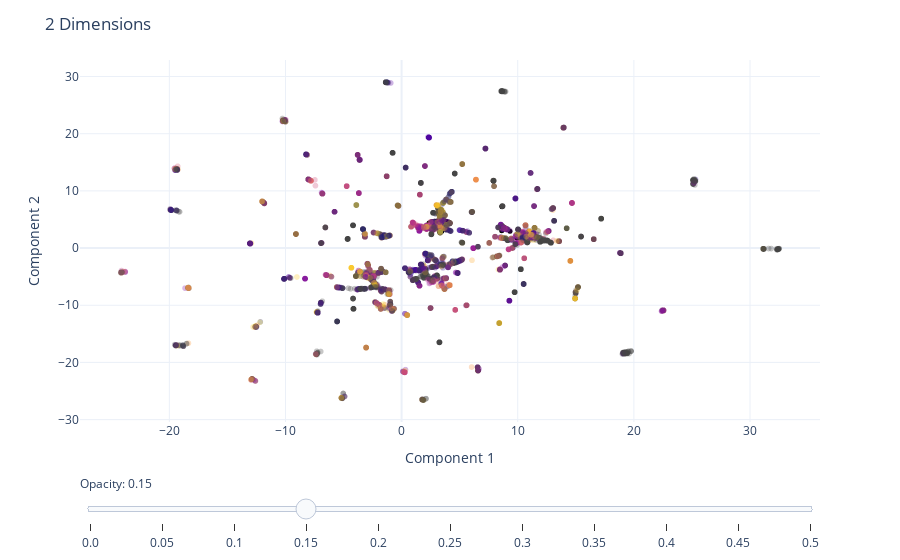

The notebook cell this image was saved under:
### Code cell
# Plot the training points
fig = px.scatter(
    data_frame = train_2d,
    x = "Component 1",
    y = "Component 2", # Change components to visualize each of the 30 dimensions
    color = "Media Cluster",
    hover_data = ["taxon_id", "Target", "KMeans Cluster"],
    opacity = 0.3
) 

# Add the test points as a scatter trace
fig.add_trace(
    go.Scatter(
        x=test_2d["Component 1"],  # x coordinates
        y=test_2d["Component 2"],  # y coordinates
        mode='markers',
        marker=dict(
            color='black',  
            size=5,  
            opacity=1.0 
        ),
        text=test_2d["taxon_id"]  # marker hover text
    )
)

# Opacity slider
steps = []
for i in range(11):  # 0 to 1 in steps of 0.1
    step = dict(
        method="restyle",
        args=[{"marker.opacity": [i/20]}, [0]],  # Adjust opacity of the first trace only
        label=str(i/20)
    )
    steps.append(step)
sliders = [dict(
    active=3,  # initial value corresponding to opacity=0.3
    currentvalue={"prefix": "Opacity: "},
    pad={"t": 50},
    steps=steps
)]

fig.update_coloraxes(showscale=False)
fig.update_layout(
    sliders=sliders,
    title="2 Dimensions",
    template="plotly_white",
    showlegend=False
)

fig.show()

### Figure 1 — Plotly figure (JSON) as saved in the notebook; plotly's stock layout.template omitted (floating-point values rounded to 4 significant figures; data arrays with more than 128 entries replaced by an {"elided": "..."} marker saying what was removed)
{"data": [{"customdata": {"elided": "8464x3 mixed values"}, "hovertemplate": "Component 1=%{x}<br>Component 2=%{y}<br>taxon_id=%{customdata[0]}<br>Target=%{customdata[1]}<br>KMeans Cluster=%{customdata[2]}<br>Media Cluster=%{marker.color}<extra></extra>", "legendgroup": "", "marker": {"color": {"elided": "8464 int values"}, "coloraxis": "coloraxis", "opacity": 0.3, "symbol": "circle"}, "mode": "markers", "name": "", "showlegend": false, "type": "scattergl", "x": {"elided": "8464 float values"}, "xaxis": "x", "y": {"elided": "8464 float values"}, "yaxis": "y"}, {"marker": {"color": "black", "opacity": 1, "size": 5}, "mode": "markers", "text": {"elided": "247 str values"}, "type": "scatter", "x": {"elided": "247 float values"}, "y": {"elided": "247 float values"}}], "layout": {"coloraxis": {"colorbar": {"title": {"text": "Media Cluster"}}, "colorscale": [[0, "#0d0887"], [0.1111, "#46039f"], [0.2222, "#7201a8"], [0.3333, "#9c179e"], [0.4444, "#bd3786"], [0.5556, "#d8576b"], [0.6667, "#ed7953"], [0.7778, "#fb9f3a"], [0.8889, "#fdca26"], [1, "#f0f921"]], "showscale": false}, "legend": {"tracegroupgap": 0}, "margin": {"t": 60}, "showlegend": false, "sliders": [{"active": 3, "currentvalue": {"prefix": "Opacity: "}, "pad": {"t": 50}, "steps": [{"args": [{"marker.opacity": [0]}, [0]], "label": "0.0", "method": "restyle"}, {"args": [{"marker.opacity": [0.05]}, [0]], "label": "0.05", "method": "restyle"}, {"args": [{"marker.opacity": [0.1]}, [0]], "label": "0.1", "method": "restyle"}, {"args": [{"marker.opacity": [0.15]}, [0]], "label": "0.15", "method": "restyle"}, {"args": [{"marker.opacity": [0.2]}, [0]], "label": "0.2", "method": "restyle"}, {"args": [{"marker.opacity": [0.25]}, [0]], "label": "0.25", "method": "restyle"}, {"args": [{"marker.opacity": [0.3]}, [0]], "label": "0.3", "method": "restyle"}, {"args": [{"marker.opacity": [0.35]}, [0]], "label": "0.35", "method": "restyle"}, {"args": [{"marker.opacity": [0.4]}, [0]], "label": "0.4", "method": "restyle"}, {"args": [{"marker.opacity": [0.45]}, [0]], "label": "0.45", "method": "restyle"}, {"args": [{"marker.opacity": [0.5]}, [0]], "label": "0.5", "method": "restyle"}]}], "title": {"text": "2 Dimensions"}, "xaxis": {"anchor": "y", "domain": [0, 1], "title": {"text": "Component 1"}}, "yaxis": {"anchor": "x", "domain": [0, 1], "title": {"text": "Component 2"}}}}
